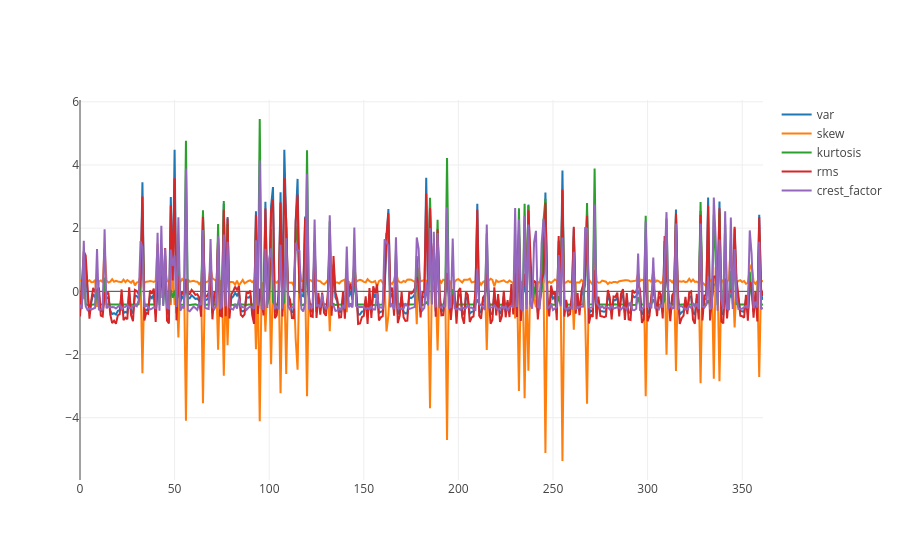

The notebook cell saved with this chart:
### Code cell
fig = go.Figure(data=[go.Scatter(y=dataset.dataframe.loc[:, key],
                                name=key,
                                hoverinfo='text',
                                hovertext=dataset.dataframe.loc[:, 'label']) for key in dataset.FEATURES])
fig.show()

### Figure 1 — Plotly figure (JSON) as saved in the notebook; plotly's stock layout.template omitted (floating-point values rounded to 4 significant figures; data arrays with more than 128 entries replaced by an {"elided": "..."} marker saying what was removed)
{"data": [{"hoverinfo": "text", "hovertext": {"elided": "362 int values"}, "name": "var", "type": "scatter", "uid": "8309f058-5cd6-44fd-b668-81c1107d1394", "y": {"elided": "362 float values"}}, {"hoverinfo": "text", "hovertext": {"elided": "362 int values"}, "name": "skew", "type": "scatter", "uid": "fc2f9dd5-3f57-4995-b108-a9865f46385b", "y": {"elided": "362 float values"}}, {"hoverinfo": "text", "hovertext": {"elided": "362 int values"}, "name": "kurtosis", "type": "scatter", "uid": "03353070-8459-40d1-a674-ed82812062ac", "y": {"elided": "362 float values"}}, {"hoverinfo": "text", "hovertext": {"elided": "362 int values"}, "name": "rms", "type": "scatter", "uid": "9c89e31b-fd29-4060-a7e4-5597786d26c8", "y": {"elided": "362 float values"}}, {"hoverinfo": "text", "hovertext": {"elided": "362 int values"}, "name": "crest_factor", "type": "scatter", "uid": "251e87f1-12c8-454a-800f-3ee7301229f6", "y": {"elided": "362 float values"}}], "layout": {}}
